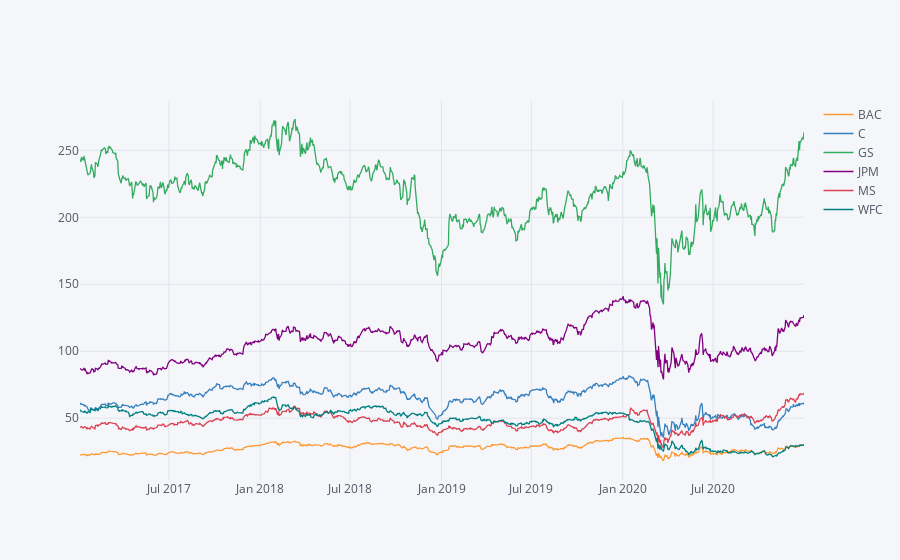

This figure's notebook cell:
### Markdown cell above
# Exploratory Data Analysis

### Code cell
# Close Price for each stock from 2017:2012 (using iplot)

bank_stocks.xs(key='Close', axis=1, level='Stock Info').iplot()

### Figure 1 — Plotly figure (JSON) as saved in the notebook; plotly's stock layout.template omitted (floating-point values rounded to 4 significant figures; data arrays with more than 128 entries replaced by an {"elided": "..."} marker saying what was removed)
{"data": [{"line": {"color": "rgba(255, 153, 51, 1.0)", "dash": "solid", "shape": "linear", "width": 1.3}, "mode": "lines", "name": "BAC", "text": "", "type": "scatter", "x": {"elided": "1007 str values"}, "y": {"elided": "1007 float values"}}, {"line": {"color": "rgba(55, 128, 191, 1.0)", "dash": "solid", "shape": "linear", "width": 1.3}, "mode": "lines", "name": "C", "text": "", "type": "scatter", "x": {"elided": "1007 str values"}, "y": {"elided": "1007 float values"}}, {"line": {"color": "rgba(50, 171, 96, 1.0)", "dash": "solid", "shape": "linear", "width": 1.3}, "mode": "lines", "name": "GS", "text": "", "type": "scatter", "x": {"elided": "1007 str values"}, "y": {"elided": "1007 float values"}}, {"line": {"color": "rgba(128, 0, 128, 1.0)", "dash": "solid", "shape": "linear", "width": 1.3}, "mode": "lines", "name": "JPM", "text": "", "type": "scatter", "x": {"elided": "1007 str values"}, "y": {"elided": "1007 float values"}}, {"line": {"color": "rgba(219, 64, 82, 1.0)", "dash": "solid", "shape": "linear", "width": 1.3}, "mode": "lines", "name": "MS", "text": "", "type": "scatter", "x": {"elided": "1007 str values"}, "y": {"elided": "1007 float values"}}, {"line": {"color": "rgba(0, 128, 128, 1.0)", "dash": "solid", "shape": "linear", "width": 1.3}, "mode": "lines", "name": "WFC", "text": "", "type": "scatter", "x": {"elided": "1007 str values"}, "y": {"elided": "1007 float values"}}], "layout": {"legend": {"bgcolor": "#F5F6F9", "font": {"color": "#4D5663"}}, "paper_bgcolor": "#F5F6F9", "plot_bgcolor": "#F5F6F9", "title": {"font": {"color": "#4D5663"}}, "xaxis": {"gridcolor": "#E1E5ED", "showgrid": true, "tickfont": {"color": "#4D5663"}, "title": {"font": {"color": "#4D5663"}, "text": ""}, "zerolinecolor": "#E1E5ED"}, "yaxis": {"gridcolor": "#E1E5ED", "showgrid": true, "tickfont": {"color": "#4D5663"}, "title": {"font": {"color": "#4D5663"}, "text": ""}, "zerolinecolor": "#E1E5ED"}}}
